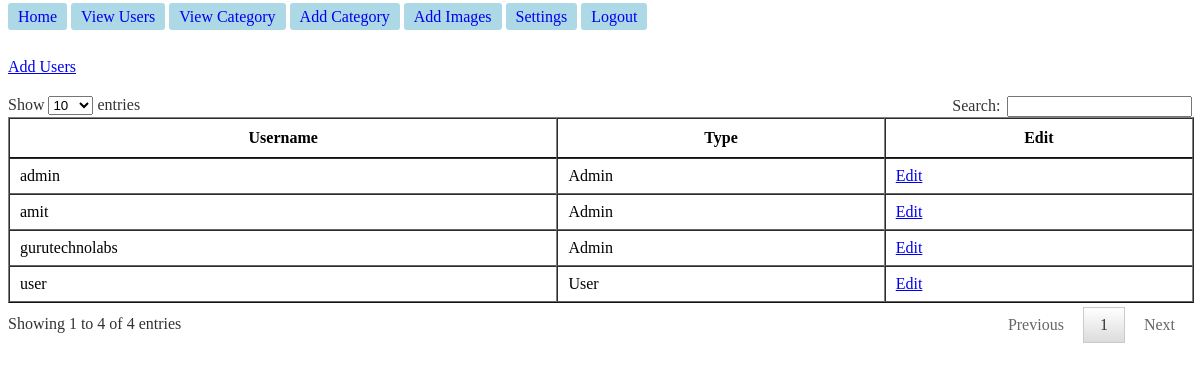
Screenshot of /Files/viewuser.php (signed in) with the database file from the repository.
### tables this page shows
CREATE TABLE IF NOT EXISTS `members` (
  `id` int(4) NOT NULL AUTO_INCREMENT,
  `username` varchar(65) NOT NULL DEFAULT '',
  `password` varchar(65) NOT NULL DEFAULT '',
  `type` int(11) NOT NULL COMMENT '1=admin,2=user',
  PRIMARY KEY (`id`)
);

### Files/MysqliDb.php (called while the page is built, shortened)
<?php
class MysqliDb
{
    protected static $_prefix;
    protected $_mysqli;
    protected $_query;
    protected $_where = array();
    protected $_orderBy = array();
    protected $_groupBy = array();
    protected $host;
    protected $username;
    protected $password;
    protected $db;
    protected $port;
    public function __construct($host=MyConfig::HOST,$username=MyConfig::USERNAME,$password=MyConfig::PASSWORD,$db=MyConfig::DATABASE,$port = NULL)
    {
        $this->host = $host;
        $this->username = $username;
        $this->password = $password;
        $this->db = $db;
        if($port == NULL)
            $this->port = ini_get ('mysqli.default_port');
        else
            $this->port = $port;
    }
    public function connect()
    {
        $this->_mysqli = new mysqli ($this->host, $this->username, $this->password, $this->db, $this->port)
           or die("Error : ".mysql_error());
        $this->_mysqli->set_charset ('utf8');
    }
    protected function reset()
    {
        $this->_where = array();
        $this->_orderBy = array();
        $this->_groupBy = array();
        $this->_query = null;
    }
    public function setPrefix($prefix = '')
    {
        self::$_prefix = $prefix;
        return $this;
    }
    public function get($tableName, $numRows = null, $columns = '*')
    {
        $column = is_array($columns) ? implode(', ', $columns) : $columns;
        $this->_query = "SELECT $column FROM " .self::$_prefix . $tableName;
        $stmt = $this->_buildQuery($numRows);
        $stmt->execute();
        return $this->_dynamicBindResults($stmt);
    }
    protected function _buildQuery($numRows = null, $tableData = null)
    {
        $stmt = $this->_prepareQuery();
        return $stmt;
    }
    protected function _dynamicBindResults(mysqli_stmt $stmt)
    {
        $parameters = array();
        $results = array();
        $meta = $stmt->result_metadata();
        $row = array();
        while ($field = $meta->fetch_field()) {
            $row[$field->name] = null;
            $parameters[] = & $row[$field->name];
        }
        call_user_func_array(array($stmt, 'bind_result'), $parameters);
        while ($stmt->fetch()) {
            $x = array();
            foreach ($row as $key => $val) {
                $x[$key] = $val;
            }
            array_push($results, $x);
        }
        return $results;
    }
    protected function _buildTableData ($tableData) {
        if (!is_array ($tableData))
            return;
        $this->_query = rtrim($this->_query, ', ');
    }
    protected function _buildWhere () {
        if (empty ($this->_where))
            return;
        $this->_query .= ' WHERE ';
        $this->_where[0][0] = '';
    }
    protected function _buildGroupBy () {
        if (empty ($this->_groupBy))
            return;
        $this->_query .= " GROUP BY ";
        $this->_query = rtrim($this->_query, ', ') . " ";
    }
    protected function _buildOrderBy () {
        if (empty ($this->_orderBy))
            return;
        $this->_query .= " ORDER BY ";
        $this->_query = rtrim ($this->_query, ', ') . " ";
    }
    protected function _prepareQuery()
    {
        if (!$stmt = $this->_mysqli->prepare($this->_query)) {
            trigger_error("Problem preparing query ($this->_query) " . $this->_mysqli->error, E_USER_ERROR);
        }
        return $stmt;
    }
    protected function replacePlaceHolders ($str, $vals) {
        $newStr = "";
        return $newStr;
    }
}

### Files/viewuser.php (the view, shortened to what this page needs)
<?php
require_once('MysqliDb.php');
$db = new Mysqlidb ();
?>
<!DOCTYPE html>
<html lang="en">
<head>
</head>
<body>
<link rel="stylesheet" type="text/css" href="custom.css">
<link rel="stylesheet" type="text/css" href="jquery.dataTables.css">
<div class="container">
	<div class="leftpart">
		<?php include 'menu.php'; ?>
	</div>
<a href="adduser.php">Add Users</a>
	<div class="rightpart" style="margin-top:20px;">
		<table id="example" border="1" align="center" cellpadding="3" cellspacing="1">
		<thead>
			<tr>
				<th>Username</th>
				<th>Type</th>
				<?php
					if($_SESSION['usertype'] == 1){
				?>
				<th>Edit</th>
				<?php } ?>
			</tr>
		</thead>
		<tbody>
			<?php
				$result = $db->get("members");
				for($i=0;$i<count($result);$i++)
				{
					$id=$result[$i]['id'];
			?>
			<tr>
				<td><?php echo $result[$i]['username'];?></td>
				<td>
				<?php
					if($result[$i]['type'] == 1){
						echo "Admin";
					}
					else{
						echo "User";
					}
				?></td>
				<?php
					if($_SESSION['usertype'] == 1){
				?>
				<td><a href="edituser.php?id=<?php echo $id; ?>">Edit</a></td>
				<?php
				}
			?>
			</tr>
			<?php
				}
			?>
		</tbody>
		</table>
	</div>
</div>
</body>
</html>

### Files/custom.css (style rules this page uses)
.leftpart { height: 50px; }

### rows the page displays
members: username "admin", type "Admin"
members: username "gurutechnolabs", type "Admin"
members: username "user", type "User"
members: username "amit", type "Admin"
